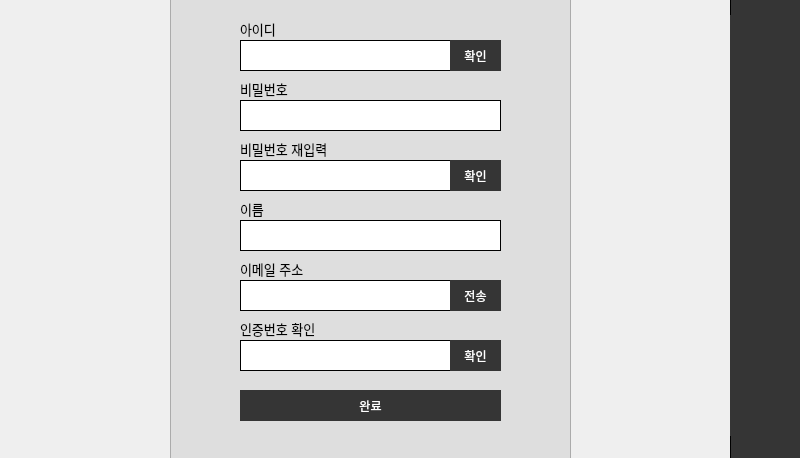
<?xml version="1.0" encoding="UTF-8"?>
<ui version="4.0">
 <class>Dialog</class>
 <widget class="QDialog" name="Dialog">
  <property name="geometry">
   <rect>
    <x>0</x>
    <y>0</y>
    <width>800</width>
    <height>458</height>
   </rect>
  </property>
  <property name="windowTitle">
   <string>회원가입</string>
  </property>
  <property name="styleSheet">
   <string notr="true"/>
  </property>
  <widget class="QLineEdit" name="pw_Edit">
   <property name="enabled">
    <bool>false</bool>
   </property>
   <property name="geometry">
    <rect>
     <x>240</x>
     <y>100</y>
     <width>261</width>
     <height>31</height>
    </rect>
   </property>
   <property name="styleSheet">
    <string notr="true">QLineEdit{
border:1px solid #000;
background:#fff;
}

QLineEdit:focus{
border:2px solid #353535;
}</string>
   </property>
   <property name="echoMode">
    <enum>QLineEdit::Password</enum>
   </property>
  </widget>
  <widget class="QLabel" name="label_3">
   <property name="geometry">
    <rect>
     <x>240</x>
     <y>80</y>
     <width>71</width>
     <height>17</height>
    </rect>
   </property>
   <property name="font">
    <font>
     <family>Arial</family>
     <pointsize>10</pointsize>
     <weight>50</weight>
     <bold>false</bold>
    </font>
   </property>
   <property name="styleSheet">
    <string notr="true"/>
   </property>
   <property name="text">
    <string>비밀번호</string>
   </property>
  </widget>
  <widget class="QPushButton" name="join_Btn">
   <property name="enabled">
    <bool>false</bool>
   </property>
   <property name="geometry">
    <rect>
     <x>240</x>
     <y>390</y>
     <width>261</width>
     <height>31</height>
    </rect>
   </property>
   <property name="font">
    <font>
     <family>Arial</family>
     <weight>50</weight>
     <bold>false</bold>
    </font>
   </property>
   <property name="styleSheet">
    <string notr="true">QPushButton{
border:1px solid #353535;
background-color:#353535;
color:#fff;
}

QPushButton:hover{
background-color:#fff;
color:#353535;
}
</string>
   </property>
   <property name="text">
    <string>완료</string>
   </property>
  </widget>
  <widget class="QLabel" name="label">
   <property name="geometry">
    <rect>
     <x>240</x>
     <y>20</y>
     <width>67</width>
     <height>17</height>
    </rect>
   </property>
   <property name="font">
    <font>
     <family>Arial</family>
     <pointsize>10</pointsize>
     <weight>50</weight>
     <bold>false</bold>
    </font>
   </property>
   <property name="styleSheet">
    <string notr="true"/>
   </property>
   <property name="text">
    <string>아이디</string>
   </property>
  </widget>
  <widget class="QLineEdit" name="id_Edit">
   <property name="geometry">
    <rect>
     <x>240</x>
     <y>40</y>
     <width>261</width>
     <height>31</height>
    </rect>
   </property>
   <property name="styleSheet">
    <string notr="true">QLineEdit{
border:1px solid #000;
background:#fff;
}

QLineEdit:focus{
border:2px solid #353535;
}</string>
   </property>
  </widget>
  <widget class="QTextBrowser" name="textBrowser">
   <property name="geometry">
    <rect>
     <x>170</x>
     <y>-10</y>
     <width>401</width>
     <height>481</height>
    </rect>
   </property>
   <property name="styleSheet">
    <string notr="true">background-color:#dedede;</string>
   </property>
  </widget>
  <widget class="QLineEdit" name="name_Edit">
   <property name="enabled">
    <bool>false</bool>
   </property>
   <property name="geometry">
    <rect>
     <x>240</x>
     <y>220</y>
     <width>261</width>
     <height>31</height>
    </rect>
   </property>
   <property name="styleSheet">
    <string notr="true">QLineEdit{
border:1px solid #000;
background:#fff;
}

QLineEdit:focus{
border:2px solid #353535;
}</string>
   </property>
  </widget>
  <widget class="QLabel" name="label_2">
   <property name="geometry">
    <rect>
     <x>240</x>
     <y>140</y>
     <width>101</width>
     <height>17</height>
    </rect>
   </property>
   <property name="font">
    <font>
     <family>Arial</family>
     <pointsize>10</pointsize>
     <weight>50</weight>
     <bold>false</bold>
    </font>
   </property>
   <property name="styleSheet">
    <string notr="true"/>
   </property>
   <property name="text">
    <string>비밀번호 재입력</string>
   </property>
  </widget>
  <widget class="QLabel" name="label_4">
   <property name="geometry">
    <rect>
     <x>240</x>
     <y>200</y>
     <width>71</width>
     <height>17</height>
    </rect>
   </property>
   <property name="font">
    <font>
     <family>Arial</family>
     <pointsize>10</pointsize>
     <weight>50</weight>
     <bold>false</bold>
    </font>
   </property>
   <property name="styleSheet">
    <string notr="true"/>
   </property>
   <property name="text">
    <string>이름</string>
   </property>
  </widget>
  <widget class="QLineEdit" name="repw_Edit">
   <property name="enabled">
    <bool>false</bool>
   </property>
   <property name="geometry">
    <rect>
     <x>240</x>
     <y>160</y>
     <width>261</width>
     <height>31</height>
    </rect>
   </property>
   <property name="styleSheet">
    <string notr="true">QLineEdit{
border:1px solid #000;
background:#fff;
}

QLineEdit:focus{
border:2px solid #353535;
}</string>
   </property>
   <property name="echoMode">
    <enum>QLineEdit::Password</enum>
   </property>
  </widget>
  <widget class="QLineEdit" name="emailnum_Edit">
   <property name="enabled">
    <bool>false</bool>
   </property>
   <property name="geometry">
    <rect>
     <x>240</x>
     <y>340</y>
     <width>261</width>
     <height>31</height>
    </rect>
   </property>
   <property name="styleSheet">
    <string notr="true">QLineEdit{
border:1px solid #000;
background:#fff;
}

QLineEdit:focus{
border:2px solid #353535;
}</string>
   </property>
  </widget>
  <widget class="QLabel" name="label_5">
   <property name="geometry">
    <rect>
     <x>240</x>
     <y>260</y>
     <width>81</width>
     <height>17</height>
    </rect>
   </property>
   <property name="font">
    <font>
     <family>Arial</family>
     <pointsize>10</pointsize>
     <weight>50</weight>
     <bold>false</bold>
    </font>
   </property>
   <property name="styleSheet">
    <string notr="true"/>
   </property>
   <property name="text">
    <string>이메일 주소</string>
   </property>
  </widget>
  <widget class="QLabel" name="label_6">
   <property name="geometry">
    <rect>
     <x>240</x>
     <y>320</y>
     <width>91</width>
     <height>17</height>
    </rect>
   </property>
   <property name="font">
    <font>
     <family>Arial</family>
     <pointsize>10</pointsize>
     <weight>50</weight>
     <bold>false</bold>
    </font>
   </property>
   <property name="styleSheet">
    <string notr="true"/>
   </property>
   <property name="text">
    <string>인증번호 확인</string>
   </property>
  </widget>
  <widget class="QLineEdit" name="email_Edit">
   <property name="enabled">
    <bool>false</bool>
   </property>
   <property name="geometry">
    <rect>
     <x>240</x>
     <y>280</y>
     <width>261</width>
     <height>31</height>
    </rect>
   </property>
   <property name="styleSheet">
    <string notr="true">QLineEdit{
border:1px solid #000;
background:#fff;
}

QLineEdit:focus{
border:2px solid #353535;
}</string>
   </property>
  </widget>
  <widget class="QPushButton" name="id_Btn">
   <property name="geometry">
    <rect>
     <x>450</x>
     <y>40</y>
     <width>51</width>
     <height>31</height>
    </rect>
   </property>
   <property name="font">
    <font>
     <family>Arial</family>
     <weight>50</weight>
     <bold>false</bold>
    </font>
   </property>
   <property name="styleSheet">
    <string notr="true">QPushButton{
border:1px solid #353535;
background-color:#353535;
color:#fff;
}

QPushButton:hover{
background-color:#fff;
color:#353535;
}
</string>
   </property>
   <property name="text">
    <string>확인</string>
   </property>
  </widget>
  <widget class="QPushButton" name="pw_Btn">
   <property name="enabled">
    <bool>false</bool>
   </property>
   <property name="geometry">
    <rect>
     <x>450</x>
     <y>160</y>
     <width>51</width>
     <height>31</height>
    </rect>
   </property>
   <property name="font">
    <font>
     <family>Arial</family>
     <weight>50</weight>
     <bold>false</bold>
    </font>
   </property>
   <property name="styleSheet">
    <string notr="true">QPushButton{
border:1px solid #353535;
background-color:#353535;
color:#fff;
}

QPushButton:hover{
background-color:#fff;
color:#353535;
}

</string>
   </property>
   <property name="text">
    <string>확인</string>
   </property>
  </widget>
  <widget class="QPushButton" name="email_Btn">
   <property name="enabled">
    <bool>false</bool>
   </property>
   <property name="geometry">
    <rect>
     <x>450</x>
     <y>280</y>
     <width>51</width>
     <height>31</height>
    </rect>
   </property>
   <property name="font">
    <font>
     <family>Arial</family>
     <weight>50</weight>
     <bold>false</bold>
    </font>
   </property>
   <property name="styleSheet">
    <string notr="true">QPushButton{
border:1px solid #353535;
background-color:#353535;
color:#fff;
}

QPushButton:hover{
background-color:#fff;
color:#353535;
}
</string>
   </property>
   <property name="text">
    <string>전송</string>
   </property>
  </widget>
  <widget class="QPushButton" name="email_C_Btn">
   <property name="enabled">
    <bool>false</bool>
   </property>
   <property name="geometry">
    <rect>
     <x>450</x>
     <y>340</y>
     <width>51</width>
     <height>31</height>
    </rect>
   </property>
   <property name="font">
    <font>
     <family>Arial</family>
     <weight>50</weight>
     <bold>false</bold>
    </font>
   </property>
   <property name="styleSheet">
    <string notr="true">QPushButton{
border:1px solid #353535;
background-color:#353535;
color:#fff;
}

QPushButton:hover{
background-color:#fff;
color:#353535;
}
</string>
   </property>
   <property name="text">
    <string>확인</string>
   </property>
  </widget>
  <widget class="QPushButton" name="home_icon">
   <property name="enabled">
    <bool>false</bool>
   </property>
   <property name="geometry">
    <rect>
     <x>730</x>
     <y>15</y>
     <width>71</width>
     <height>71</height>
    </rect>
   </property>
   <property name="font">
    <font>
     <family>Adobe Arabic</family>
     <pointsize>16</pointsize>
    </font>
   </property>
   <property name="styleSheet">
    <string notr="true">QPushButton{
background:#353535;
border:none;
}
QPushButton:hover{
border:2px solid #fff; 
}</string>
   </property>
   <property name="text">
    <string/>
   </property>
   <property name="icon">
    <iconset>
     <normaloff>icon/Icon1.png</normaloff>icon/Icon1.png</iconset>
   </property>
   <property name="iconSize">
    <size>
     <width>35</width>
     <height>35</height>
    </size>
   </property>
  </widget>
  <widget class="QPushButton" name="user_icon">
   <property name="enabled">
    <bool>false</bool>
   </property>
   <property name="geometry">
    <rect>
     <x>730</x>
     <y>365</y>
     <width>71</width>
     <height>71</height>
    </rect>
   </property>
   <property name="font">
    <font>
     <family>Adobe Arabic</family>
     <pointsize>16</pointsize>
    </font>
   </property>
   <property name="styleSheet">
    <string notr="true">QPushButton{
background:#353535;
border:none;
}
QPushButton:hover{
border:2px solid #fff; 
}</string>
   </property>
   <property name="text">
    <string/>
   </property>
   <property name="icon">
    <iconset>
     <normaloff>icon/Icon6.png</normaloff>icon/Icon6.png</iconset>
   </property>
   <property name="iconSize">
    <size>
     <width>40</width>
     <height>40</height>
    </size>
   </property>
  </widget>
  <widget class="QPushButton" name="shopping_icon">
   <property name="enabled">
    <bool>false</bool>
   </property>
   <property name="geometry">
    <rect>
     <x>730</x>
     <y>155</y>
     <width>71</width>
     <height>71</height>
    </rect>
   </property>
   <property name="font">
    <font>
     <family>Adobe Arabic</family>
     <pointsize>16</pointsize>
    </font>
   </property>
   <property name="styleSheet">
    <string notr="true">QPushButton{
background:#353535;
border:none;
}
QPushButton:hover{
border:2px solid #fff; 
}</string>
   </property>
   <property name="text">
    <string/>
   </property>
   <property name="icon">
    <iconset>
     <normaloff>icon/Icon3.png</normaloff>icon/Icon3.png</iconset>
   </property>
   <property name="iconSize">
    <size>
     <width>35</width>
     <height>35</height>
    </size>
   </property>
  </widget>
  <widget class="QPushButton" name="return_icon">
   <property name="enabled">
    <bool>false</bool>
   </property>
   <property name="geometry">
    <rect>
     <x>730</x>
     <y>225</y>
     <width>71</width>
     <height>71</height>
    </rect>
   </property>
   <property name="font">
    <font>
     <family>Adobe Arabic</family>
     <pointsize>16</pointsize>
    </font>
   </property>
   <property name="styleSheet">
    <string notr="true">QPushButton{
background:#353535;
border:none;
}
QPushButton:hover{
border:2px solid #fff; 
}</string>
   </property>
   <property name="text">
    <string/>
   </property>
   <property name="icon">
    <iconset>
     <normaloff>icon/Icon4.png</normaloff>icon/Icon4.png</iconset>
   </property>
   <property name="iconSize">
    <size>
     <width>35</width>
     <height>35</height>
    </size>
   </property>
  </widget>
  <widget class="QPushButton" name="search_icon">
   <property name="enabled">
    <bool>false</bool>
   </property>
   <property name="geometry">
    <rect>
     <x>730</x>
     <y>85</y>
     <width>71</width>
     <height>71</height>
    </rect>
   </property>
   <property name="font">
    <font>
     <family>Adobe Arabic</family>
     <pointsize>16</pointsize>
    </font>
   </property>
   <property name="styleSheet">
    <string notr="true">QPushButton{
background:#353535;
border:none;
}
QPushButton:hover{
border:2px solid #fff; 
}</string>
   </property>
   <property name="text">
    <string/>
   </property>
   <property name="icon">
    <iconset>
     <normaloff>icon/Icon2.png</normaloff>icon/Icon2.png</iconset>
   </property>
   <property name="iconSize">
    <size>
     <width>40</width>
     <height>40</height>
    </size>
   </property>
  </widget>
  <widget class="QPushButton" name="donation_icon">
   <property name="enabled">
    <bool>false</bool>
   </property>
   <property name="geometry">
    <rect>
     <x>730</x>
     <y>295</y>
     <width>71</width>
     <height>71</height>
    </rect>
   </property>
   <property name="font">
    <font>
     <family>Adobe Arabic</family>
     <pointsize>16</pointsize>
    </font>
   </property>
   <property name="styleSheet">
    <string notr="true">QPushButton{
background:#353535;
border:none;
}
QPushButton:hover{
border:2px solid #fff; 
}</string>
   </property>
   <property name="text">
    <string/>
   </property>
   <property name="icon">
    <iconset>
     <normaloff>icon/Icon5.png</normaloff>icon/Icon5.png</iconset>
   </property>
   <property name="iconSize">
    <size>
     <width>35</width>
     <height>35</height>
    </size>
   </property>
  </widget>
  <widget class="QTextBrowser" name="textBrowser_4">
   <property name="enabled">
    <bool>false</bool>
   </property>
   <property name="geometry">
    <rect>
     <x>730</x>
     <y>-5</y>
     <width>71</width>
     <height>471</height>
    </rect>
   </property>
   <property name="styleSheet">
    <string notr="true">border:1px solid; background-color:#353535;</string>
   </property>
  </widget>
  <zorder>textBrowser_4</zorder>
  <zorder>textBrowser</zorder>
  <zorder>pw_Edit</zorder>
  <zorder>label_3</zorder>
  <zorder>join_Btn</zorder>
  <zorder>label</zorder>
  <zorder>id_Edit</zorder>
  <zorder>name_Edit</zorder>
  <zorder>label_2</zorder>
  <zorder>label_4</zorder>
  <zorder>repw_Edit</zorder>
  <zorder>emailnum_Edit</zorder>
  <zorder>label_5</zorder>
  <zorder>label_6</zorder>
  <zorder>email_Edit</zorder>
  <zorder>id_Btn</zorder>
  <zorder>email_Btn</zorder>
  <zorder>email_C_Btn</zorder>
  <zorder>home_icon</zorder>
  <zorder>user_icon</zorder>
  <zorder>shopping_icon</zorder>
  <zorder>return_icon</zorder>
  <zorder>search_icon</zorder>
  <zorder>donation_icon</zorder>
  <zorder>pw_Btn</zorder>
 </widget>
 <tabstops>
  <tabstop>id_Edit</tabstop>
  <tabstop>pw_Edit</tabstop>
  <tabstop>repw_Edit</tabstop>
  <tabstop>name_Edit</tabstop>
  <tabstop>email_Edit</tabstop>
  <tabstop>emailnum_Edit</tabstop>
  <tabstop>join_Btn</tabstop>
  <tabstop>home_icon</tabstop>
  <tabstop>search_icon</tabstop>
  <tabstop>shopping_icon</tabstop>
  <tabstop>return_icon</tabstop>
  <tabstop>donation_icon</tabstop>
  <tabstop>user_icon</tabstop>
  <tabstop>textBrowser</tabstop>
  <tabstop>pw_Btn</tabstop>
  <tabstop>email_Btn</tabstop>
  <tabstop>id_Btn</tabstop>
  <tabstop>email_C_Btn</tabstop>
  <tabstop>textBrowser_4</tabstop>
 </tabstops>
 <resources>
  <include location="re.qrc"/>
 </resources>
 <connections/>
</ui>
